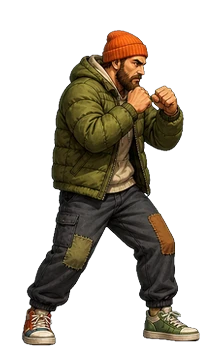
#> input picture dist/images/player-idle.webp, 222 x 360 px, found by its file name
$ python _face_preview.py
#> lines starting #> are read from the running program, lines starting #| are printed output that depends on the picture
from PIL import Image
from pathlib import Path
out = Path('/workspace/bomzh-kombat-v2/crop_preview')
for name in ['player-idle.webp','enemy-idle.webp','player-walk0.webp','enemy-walk0.webp']:
    src = Path('/workspace/bomzh-kombat-v2/src/assets/combat')/name
    im = Image.open(src).convert('RGBA')
#> im is the input picture: PIL image 222x360 RGBA; mean R, G, B, A 29.8, 24.2, 15.4, 86.6
    bg = Image.new('RGBA', im.size, (180,180,180,255))
    bg.alpha_composite(im)
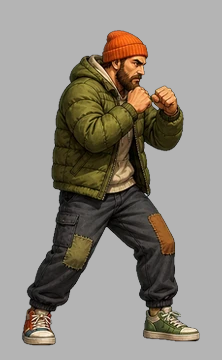
#> bg: PIL image 222x360 RGBA; mean R, G, B, A 146.5, 141, 132.4, 255
    dest = out / f'live-{name}.png'
    bg.convert('RGB').save(dest)
    print('wrote', dest, im.size)
#| wrote /workspace/bomzh-kombat-v2/crop_preview/live-player-idle.webp.png (222, 360)
#> pass 2 of the loop `for name in ['player-idle.webp','enemy-idle.webp','player-walk0.webp',..`:
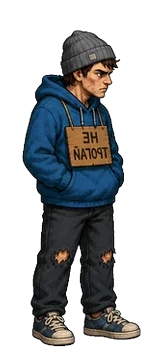
#> input picture src/assets/combat/enemy-idle.webp, 163 x 360 px, found by its file name
#> im is the input picture: PIL image 163x360 RGBA; mean R, G, B, A 22.4, 24.8, 26.6, 97.9
#> `bg.alpha_composite(im)`:
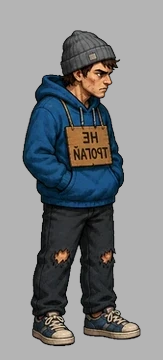
#> bg: PIL image 163x360 RGBA; mean R, G, B, A 131, 133.4, 135.1, 255
#| wrote /workspace/bomzh-kombat-v2/crop_preview/live-enemy-idle.webp.png (163, 360)
#> pass 3 of the loop `for name in ['player-idle.webp','enemy-idle.webp','player-walk0.webp',..`:
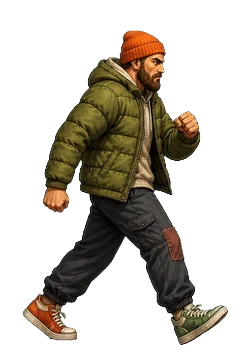
#> input picture dist/images/player-walk0.webp, 251 x 360 px, found by its file name
#> im is the input picture: PIL image 251x360 RGBA; mean R, G, B, A 27.9, 22.5, 14, 78.5
#> `bg.alpha_composite(im)`:
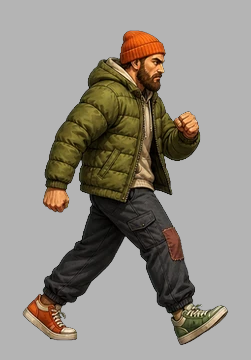
#> bg: PIL image 251x360 RGBA; mean R, G, B, A 149.9, 144.6, 136.3, 255
#| wrote /workspace/bomzh-kombat-v2/crop_preview/live-player-walk0.webp.png (251, 360)
#> the loop made 4 passes; the first 3 are shown
